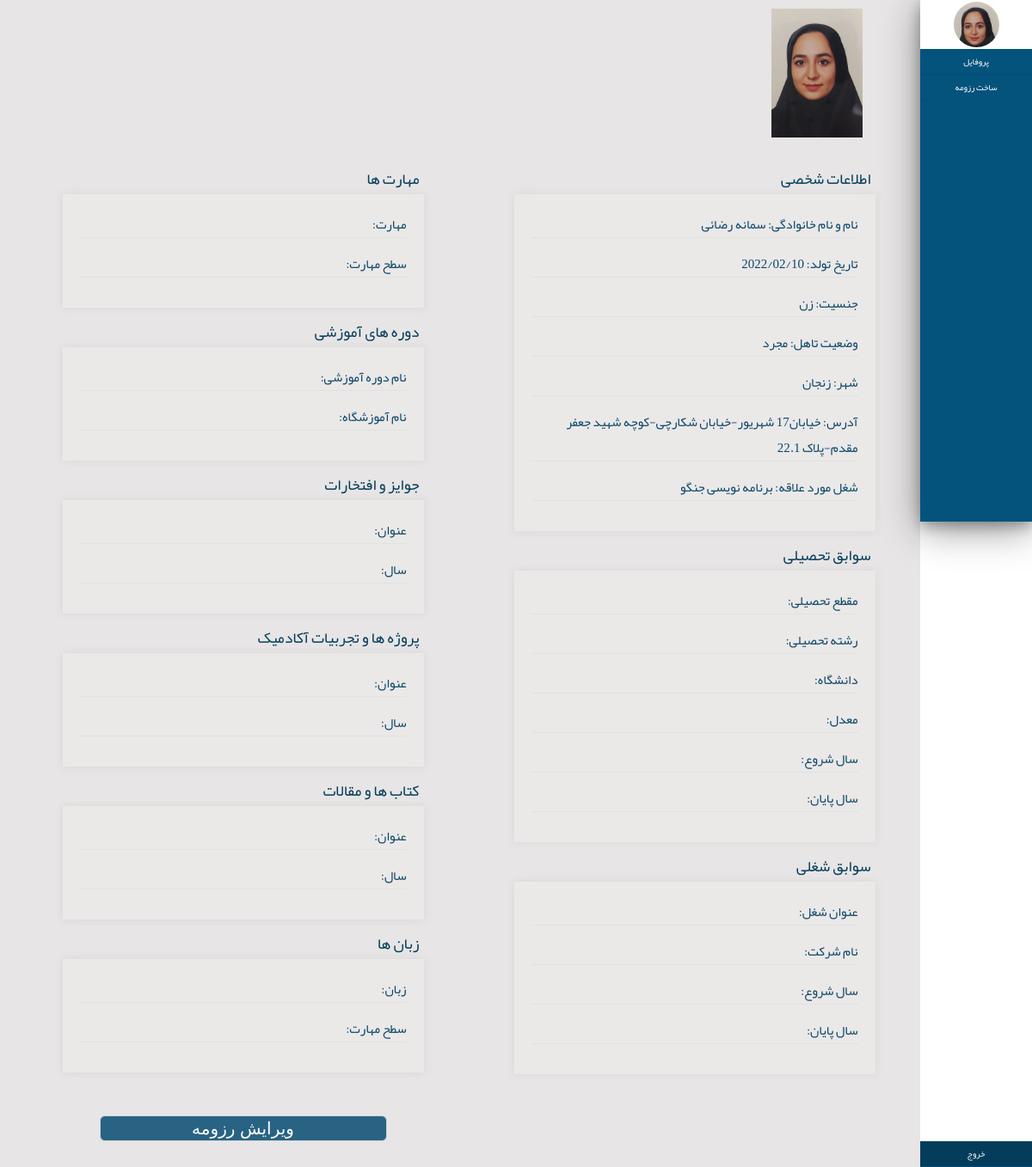
Page /accounts/resumeprofile/ (signed in) on the earlier database version.
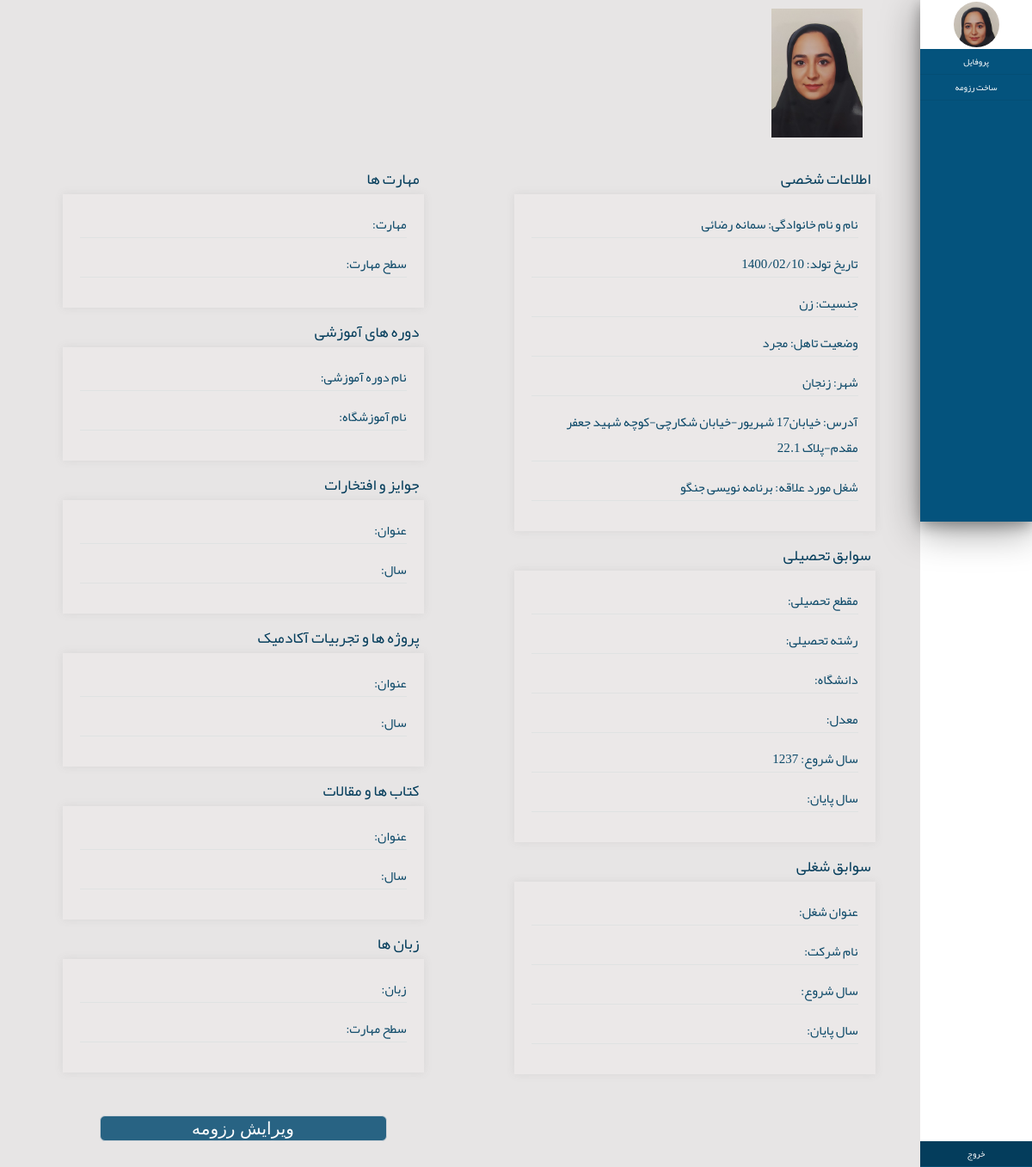
Same page on the later database version.
### accounts/models.py (models this page shows)
class ProfileModel(models.Model):
    class Meta:
        verbose_name="پروفایل"
        verbose_name_plural="پروفایل"
    user=models.OneToOneField(User,on_delete=CASCADE,verbose_name="کاربری",related_name="profile")
    male=1
    female=2
    status_choices=((male,"مرد"),(female,"زن"))
    gender=models.IntegerField(choices=status_choices,verbose_name="جنسیت",null=True)
    single=1
    married=2
    status_choices1=((single,"مجرد"),(married,"متاهل"))
    marital_status=models.IntegerField(choices=status_choices1,verbose_name="وضعیت تاهل",null=True,blank=False)
    city=models.CharField(max_length=100,verbose_name="شهر محل سکونت",null=True,blank=False)
    address=models.CharField(max_length=300,verbose_name="آدرس",null=True,blank=False)
    birthday=models.DateField(verbose_name="تاریخ تولد",null=True,blank=False)
    Expected_Salary=models.IntegerField(verbose_name="حقوق درخواستی",null=True,blank=False)
    intrested_job=models.CharField(max_length=100,verbose_name="شغل مورد علاقه",null=True,blank=False)
    ProfileImage=models.ImageField(upload_to='profileimages/',verbose_name="عکس")
    Associate=1
    Bachelor=2
    Master=3
    phD=4
    status_choices2=((Associate,"کاردانی"),
                    (Bachelor,"کارشناسی"),
                    (Master,"کارشناسی ارشد"),
                    (phD,"دکترا"))
    degree_level=models.IntegerField(choices=status_choices2,verbose_name="مقطع تحصیلی",null=True)
    major=models.CharField(max_length=100,verbose_name="رشته تحصیلی",null=True)
    university=models.CharField(max_length=100,verbose_name="دانشگاه",null=True)
    gpa=models.FloatField(verbose_name="معدل",null=True)
    from_year=models.IntegerField(verbose_name="سال شروع",null=True)
    to_year=models.IntegerField(verbose_name="سال پایان",null=True)
    job_title=models.CharField(max_length=100,verbose_name="عنوان شغل",null=True)
    company_name=models.CharField(max_length=100,verbose_name="نام شرکت",null=True)
    start_time=models.IntegerField(verbose_name="تاریخ شروع",null=True)
    end_time=models.IntegerField(verbose_name="تاریخ پایان",null=True)
    language=models.CharField(max_length=100,verbose_name="زبان",null=True)
    Basic=1
    preintermidiate=2
    intermidiate=3
    upperintermidiate=4
    advanced=5
    native=6
    status_choices3=((Basic,"مقدماتی"),
                    (preintermidiate,"پایین تر از متوسط"),
                    (intermidiate,"متوسط"),
                    (upperintermidiate,"بالاتر از متوسط"),
                    (advanced,"پیشرفته"),
                    (native,"زبان مادری"),
                    )
    leveloflanguage=models.IntegerField(choices=status_choices3,verbose_name="سطح مهارت",null=True)
    skillname=models.CharField(max_length=100,verbose_name="مهارت",null=True)
    Basic=1
    intermidiate=2
    advanced=3
    status_choices4=((Basic,"مقدماتی"),
                    (intermidiate,"متوسط"),
                    (advanced,"پیشرفته"))
    levelofskill=models.IntegerField(choices=status_choices4,verbose_name="سطح مهارت",null=True)
    coursesname=models.CharField(max_length=300,verbose_name="نام دوره آموزشی",null=True)
    institute=models.CharField(max_length=300,verbose_name="نام آموزشگاه",null=True)
    award_title=models.CharField(max_length=300,verbose_name="عنوان",null=True)
    dateofaward=models.IntegerField(verbose_name="سال",null=True)
    project_title=models.CharField(max_length=300,verbose_name="عنوان",null=True)
    dateofproject=models.IntegerField(verbose_name="سال",null=True)
    article_title=models.CharField(max_length=500,verbose_name="عنوان",null=True)
    dateofarticle=models.IntegerField(verbose_name="سال",null=True)

### accounts/views.py (the view)
# urls.py: path('resumeprofile/',views.resumeprofileview),
@login_required
def resumeprofileview(request):
    resumeprofile=request.user.profile
    context={
        "resumeprofile":resumeprofile
    }
    return render(request,"accounts/resumeprofile.html",context)

### accounts/templates/accounts/resumeprofile.html (shortened to what the changed rows need)
{%load static%}
<!DOCTYPE html>
<html lang="en">
<head>
    <link rel="stylesheet" href="{%static 'css/styless.css'%}">
</head>
<body>
    <body dir="rtl">
        <div class="container bodyy">
            <div class="main_container">
                <div class="nav-md">
                    <div class="shadoww">
                        <div class="navbar nav_title">
                            <div class="navbar circular--portrait" >
                                <img src="{{ resumeprofile.ProfileImage.url }}" alt="...">
                            </div>
                        </div>
                    </div>
                </div>
            <div class="boxxrtl"  style="min-height: 607px;">
                    <div class="imgbox">
                        <img src="{{ resumeprofile.ProfileImage.url }}" style="width: 100%;align-items: right;">
                    </div>
                    <div  style="width: 40%;float: right;height: 420px ; margin-left: 5%; margin-right: 5%;" >
                        <div class="formresume">
                            <p class="profil">نام و نام خانوادگی:&nbsp;{{ resumeprofile.user.get_full_name |default:""}}</p>
                            <p class="profil">تاریخ تولد:&nbsp;{{ resumeprofile.birthday|date:'Y/m/d' }}</p>
                            <p class="profil">جنسیت:&nbsp;{{ resumeprofile.get_gender_display |default:""}}</p>
                            <p class="profil">وضعیت تاهل:&nbsp;{{ resumeprofile.get_marital_status_display|default:"" }}</p>
                            <p class="profil"> شهر:&nbsp;{{ resumeprofile.city |default:""}}</p>
                            <p class="profil">آدرس:&nbsp;{{ resumeprofile.address|default:"" }}</p>
                            <p class="profil">شغل مورد علاقه:&nbsp;{{ resumeprofile.intrested_job |default:""}}</p>
                        </div>
                        <div class="formresume">
                            <p class="profil">مقطع تحصیلی:&nbsp;{{ resumeprofile.get_degree_level_display|default:"" }}</p>
                            <p class="profil">رشته تحصیلی:&nbsp;{{ resumeprofile.major|default:"" }}</p>
                            <p class="profil">دانشگاه:&nbsp;{{ resumeprofile.university|default:"" }}</p>
                            <p class="profil">معدل:&nbsp;{{ resumeprofile.gpa|default:"" }}</p>
                            <p class="profil">سال شروع:&nbsp;{{ resumeprofile.from_year|default:"" }}</p>
                            <p class="profil">سال پایان:&nbsp;{{ resumeprofile.to_year |default:""|date:'Y'}}</p>
                        </div>
                    </div>
            </div>
        </div>
</body>
</html>

Differences in the rows shown:
changed ProfileModel "زن": birthday "2022/02/10" → "1400/02/10"; from_year (not shown) → "1237"
